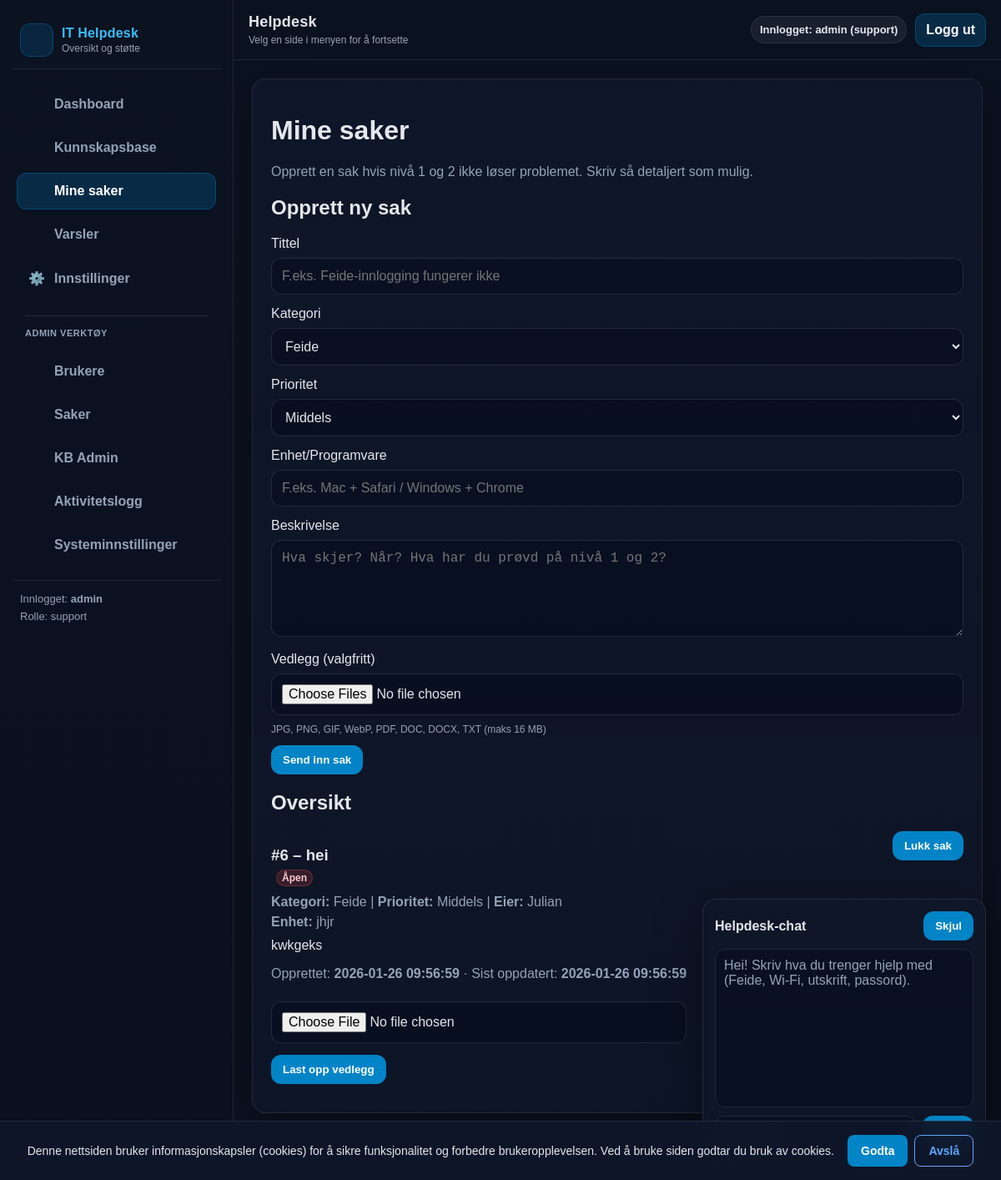
Before: /tickets (signed in) with the older database file.
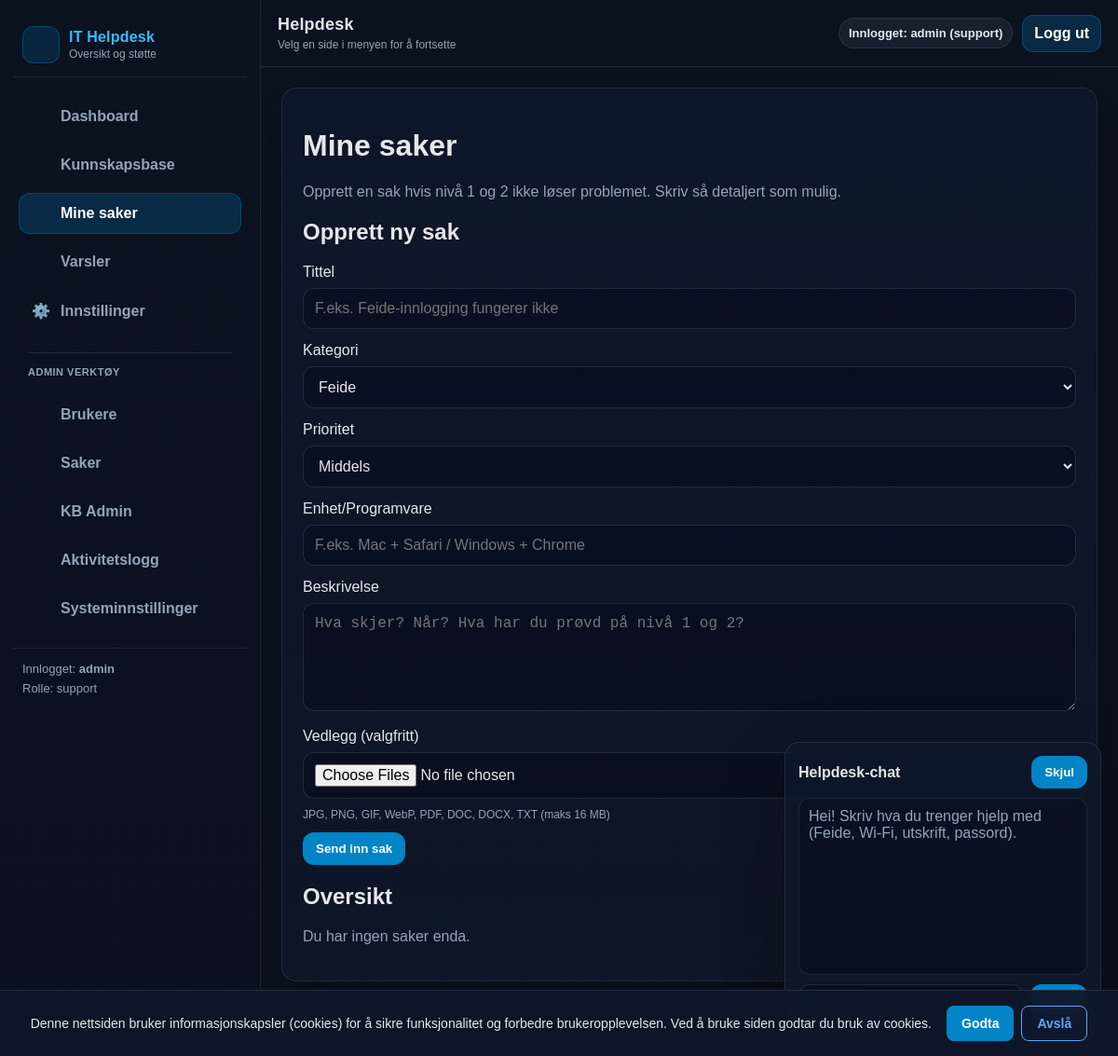
After: the same page with the newer database file.
### tables this page shows
CREATE TABLE tickets (
            id INTEGER PRIMARY KEY AUTOINCREMENT,
            title TEXT NOT NULL,
            desc TEXT NOT NULL,
            owner TEXT NOT NULL,
            category TEXT NOT NULL DEFAULT 'Annet',
            priority TEXT NOT NULL DEFAULT 'Middels',
            device TEXT NOT NULL DEFAULT '',
            status TEXT NOT NULL DEFAULT 'Åpen',
            created_at TEXT NOT NULL DEFAULT (datetime('now')),
            updated_at TEXT NOT NULL DEFAULT (datetime('now')),
            closed_at TEXT
        );

### routes.py (the view, shortened to what this page needs)
@bp.route("/tickets", methods=["GET", "POST"])
def tickets():
    user = current_user()
    if not user:
        return redirect(url_for("main.login"))
    role = current_role()
    try:
        if role == "support":
            visible = get_tickets()
            logger.info(f"Support user {user} fetched all tickets: {len(visible)} total")
        else:
            visible = get_tickets(owner=user)
            logger.info(f"User {user} fetched their own tickets: {len(visible)} visible")
    except Exception as e:
        logger.error(f"Error fetching tickets for {user} (role={role}): {e}")
        visible = []
        flash("Kunne ikke hente saker. Prøv igjen senere.")
    for t in visible:
        try:
            t["attachments"] = get_attachments(t["id"])
        except Exception:
            t["attachments"] = []
    if visible and len(visible) > 0:
        first_ticket = visible[0]
        logger.debug(f"First ticket keys: {list(first_ticket.keys())} | owner={first_ticket.get('owner', 'MISSING')}")
    return render_template("_tickets.html", tickets=visible, role=role)

### __init__.py (called while the page is built)
def create_app():
    app = Flask(__name__)
    app.config.from_object(Config)
    init_mail(app)
    @app.after_request
    def set_security_headers(response):
        response.headers['X-Content-Type-Options'] = 'nosniff'
        response.headers['X-Frame-Options'] = 'DENY'
        response.headers['X-XSS-Protection'] = '1; mode=block'
        return response
    from .routes import bp
    app.register_blueprint(bp)
    return app

### db.py (called while the page is built, shortened)
def get_tickets(owner: Optional[str] = None) -> List[Dict[str, Any]]:
    conn = _conn()
    cur = conn.cursor()
    if owner is None:
        cur.execute("""
            SELECT t.*, r.stars AS rating, r.feedback AS feedback
            FROM tickets t
            LEFT JOIN ratings r ON r.ticket_id = t.id
            ORDER BY t.id DESC
        """)
    rows = cur.fetchall()
    conn.close()
    return [dict(r) for r in rows]

def count_notifications(user: str) -> int:
    conn = _conn()
    cur = conn.cursor()
    cur.execute("SELECT COUNT(*) AS c FROM notifications WHERE user = ? AND read = 0", (user,))
    row = cur.fetchone()
    conn.close()
    return int(row["c"]) if row else 0

def get_attachments(ticket_id: int) -> List[Dict[str, Any]]:
    conn = _conn()
    cur = conn.cursor()
    cur.execute(
        """
        SELECT id, ticket_id, stored_filename, original_filename, uploaded_by, uploaded_at
        FROM attachments
        WHERE ticket_id = ?
        ORDER BY id DESC
        """,
        (int(ticket_id),),
    )
    rows = cur.fetchall()
    conn.close()
    return [dict(r) for r in rows]

def _conn() -> sqlite3.Connection:
    DB_PATH.parent.mkdir(parents=True, exist_ok=True)
    conn = sqlite3.connect(DB_PATH)
    conn.row_factory = sqlite3.Row
    return conn

### routes.py (called while the page is built)
def current_user():
    return session.get("user")

def current_role():
    return session.get("role")

@bp.before_app_request
def ensure_db():
    try:
        init_db()
    except Exception as e:
        logger.error(f"Database initialization failed: {e}")

@bp.context_processor
def inject_notification_count():
    if current_user():
        try:
            return {"notif_count": count_notifications(current_user())}
        except Exception:
            return {"notif_count": 0}
    return {"notif_count": 0}

### templates/_tickets.html (shortened to what this page needs)
{% extends "base.html" %}
{% block content %}
<div class="card">
  <h1>Mine saker</h1>
  <p class="muted">
    Opprett en sak hvis nivå 1 og 2 ikke løser problemet. Skriv så detaljert som mulig.
  </p>
</div>
<div class="card">
  <h2>Opprett ny sak</h2>
  <form method="post">
    <label>Tittel</label>
    <input type="text" name="title" placeholder="F.eks. Feide-innlogging fungerer ikke" required>
    <label>Kategori</label>
    <select name="category" required>
      <option>Feide</option>
    </select>
    <label>Prioritet</label>
    <select name="priority" required>
      <option selected>Middels</option>
    </select>
    <label>Enhet/Programvare</label>
    <input type="text" name="device" placeholder="F.eks. Mac + Safari / Windows + Chrome" required>
    <label>Beskrivelse</label>
    <textarea name="desc" rows="5" placeholder="Hva skjer? Når? Hva har du prøvd på nivå 1 og 2?" required></textarea>
    <label>Vedlegg (valgfritt)</label>
    <input type="file" name="files" multiple accept=".jpg,.jpeg,.png,.gif,.webp,.pdf,.doc,.docx,.txt">
    <p class="muted" style="font-size:12px; margin-top:-4px;">JPG, PNG, GIF, WebP, PDF, DOC, DOCX, TXT (maks 16 MB)</p>
    <button type="submit">Send inn sak</button>
  </form>
</div>
<div class="card">
  <h2>Oversikt</h2>
  {% if tickets|length == 0 %}
    <p class="muted">Du har ingen saker enda.</p>
  {% else %}
    {% for t in tickets %}
      <div class="card" style="margin:12px 0;">
        <div style="display:flex; justify-content:space-between; gap:12px; flex-wrap:wrap;">
          <div style="min-width:260px;">
            <h3 style="margin-bottom:6px;">#{{ t.id }} – {{ t.title }}</h3>
            {% if t.status == "Åpen" %}
              <span class="badge badge-open">Åpen</span>
            {% else %}
              <span class="badge badge-closed">Lukket</span>
            {% endif %}
            <p class="muted" style="margin:10px 0 0;">
              <strong>Kategori:</strong> {{ t.category }} |
              <strong>Prioritet:</strong> {{ t.priority }} |
              <strong>Eier:</strong> {{ t.owner }}
            </p>
            <p class="muted" style="margin:6px 0 0;">
              <strong>Enhet:</strong> {{ t.device }}
            </p>
            <p style="margin-top:10px;">{{ t.desc }}</p>
            <p class="muted" style="margin-top:10px;">
              Opprettet: <strong>{{ t.created_at }}</strong>
              {% if t.updated_at %} · Sist oppdatert: <strong>{{ t.updated_at }}</strong>{% endif %}
            </p>
            <form
              method="post"
              enctype="multipart/form-data"
              action="{{ url_for('main.upload_attachment', ticket_id=t.id) }}"
              style="margin-top:10px;"
            >
              <input type="file" name="file" required>
              <button type="submit">Last opp vedlegg</button>
            </form>
          </div>
          {% if role == "support" and t.status != "Lukket" %}
            <div>
              <form method="post" action="{{ url_for('main.close_ticket_view', ticket_id=t.id) }}">
                <button type="submit" class="btn-secondary">Lukk sak</button>
              </form>
            </div>
          {% endif %}
        </div>
      </div>
    {% endfor %}
  {% endif %}
</div>
{% endblock %}

### templates/base.html (shortened to what this page needs)
<!doctype html>
<html lang="no">
  <head>
    <link rel="stylesheet" href="{{ url_for('static', filename='css/app.css') }}">
  </head>
  <body>
    {% set ep = request.endpoint or "" %}
    <div class="app">
      <aside class="sidebar">
        <div class="brand">
          <div class="logo">️</div>
          <div>
            <div class="title">IT Helpdesk</div>
            <div class="subtitle">Oversikt og støtte</div>
          </div>
        </div>
        <nav class="nav">
          <a href="{{ url_for('main.dashboard') }}" class="{% if ep == 'main.dashboard' %}active{% endif %}">
             Dashboard
          </a>
          <a href="{{ url_for('main.kb') }}" class="{% if ep == 'main.kb' %}active{% endif %}">
             Kunnskapsbase
          </a>
          <a href="{{ url_for('main.tickets') }}" class="{% if ep == 'main.tickets' %}active{% endif %}">
             Mine saker
          </a>
          <a href="{{ url_for('main.notifications_page') }}" class="{% if ep == 'main.notifications_page' %}active{% endif %}">
             Varsler
          </a>
          <a href="{{ url_for('main.settings') }}" class="{% if ep == 'main.settings' %}active{% endif %}">
            <span class="icon">⚙️</span> Innstillinger
          </a>
          {% if session.get("role") == "support" %}
            <div style="margin:14px 10px 10px; padding-top:14px; border-top:1px solid rgba(148,163,184,.18); color:#94a3b8; font-size:11px; font-weight:900; letter-spacing:.5px;">
              ADMIN VERKTØY
            </div>
            <a href="{{ url_for('main.admin_users') }}" class="{% if ep == 'main.admin_users' %}active{% endif %}">
               Brukere
            </a>
            <a href="{{ url_for('main.admin_tickets') }}" class="{% if ep == 'main.admin_tickets' %}active{% endif %}">
               Saker
            </a>
            <a href="{{ url_for('main.admin_kb') }}" class="{% if ep == 'main.admin_kb' %}active{% endif %}">
               KB Admin
            </a>
            <a href="{{ url_for('main.activity_log') }}" class="{% if ep == 'main.activity_log' %}active{% endif %}">
               Aktivitetslogg
            </a>
            <a href="{{ url_for('main.admin_settings') }}" class="{% if ep == 'main.admin_settings' %}active{% endif %}">
               Systeminnstillinger
            </a>
          {% endif %}
        </nav>
        <div class="sidebar-footer">
          {% if session.get("user") %}
            Innlogget: <strong>{{ session.get("user") }}</strong>
            <div style="margin-top:6px; color:var(--muted);">
              Rolle: {{ session.get("role") }}
            </div>
          {% else %}
            Ikke innlogget
          {% endif %}
        </div>
      </aside>
      <div class="main">
        <header class="topbar">
          <div class="topbar-left">
            <p class="h1">Helpdesk</p>
            <p class="p">Velg en side i menyen for å fortsette</p>
          </div>
          <div class="topbar-right">
            {% if session.get("user") %}
              <span class="pill">Innlogget: {{ session.get("user") }} ({{ session.get("role") }})</span>
              <a class="btn" href="{{ url_for('main.logout') }}">Logg ut</a>
            {% endif %}
          </div>
        </header>
        <main class="page">
          <div class="content-wrap">
            {% block content %}{% endblock %}
          </div>
        </main>
      </div>
    </div>
    <div id="chatbot">
      <div class="chat-card">
        <div style="display:flex; justify-content:space-between; align-items:center;">
          <strong>Helpdesk-chat</strong>
          <button id="chatToggle" type="button">Skjul</button>
        </div>
        <div id="chatBody">
          <div id="chatLog">
            <div class="muted">
              Hei! Skriv hva du trenger hjelp med (Feide, Wi-Fi, utskrift, passord).
            </div>
          </div>
          <div style="display:flex; gap:8px; margin-top:10px;">
            <button id="chatSend" type="button">Send</button>
          </div>
        </div>
      </div>
    </div>
    <div id="cookieBanner" style="display:none; position:fixed; bottom:0; left:0; right:0; background:rgba(15,23,42,.95); border-top:1px solid rgba(148,163,184,.18); padding:16px 20px; z-index:9999; backdrop-filter:blur(10px);">
      <div style="max-width:1200px; margin:0 auto; display:flex; justify-content:space-between; align-items:center; gap:16px; flex-wrap:wrap;">
        <p style="margin:0; color:#e5e7eb; font-size:14px; flex:1; min-width:250px;">
          Denne nettsiden bruker informasjonskapsler (cookies) for å sikre funksjonalitet og forbedre brukeropplevelsen. Ved å bruke siden godtar du bruk av cookies.
        </p>
        <div style="display:flex; gap:8px; flex-shrink:0;">
          <button id="cookieAccept" type="button" style="background:#0284c7; color:#fff; border:none; padding:10px 16px; border-radius:8px; font-weight:700; cursor:pointer; font-size:14px;">
            Godta
          </button>
          <button id="cookieReject" type="button" style="background:transparent; color:#60a5fa; border:1px solid #60a5fa; padding:10px 16px; border-radius:8px; font-weight:700; cursor:pointer; font-size:14px;">
            Avslå
          </button>
        </div>
      </div>
    </div>
  </body>
</html>

### static/css/app.css (style rules this page uses)
:root { --bg:#0b1220; --panel:#0f172a; --panel2:#111c33; --border:rgba(148,163,184,.14); --muted:#94a3b8; --text:#e5e7eb; --primary:#0284c7; --primaryHover:#0ea5e9; --sidebarW: 280px; --topbarH: 72px; --radius: 16px; }
* { box-sizing:border-box; }
html, body { height:100%; }
body { margin:0; font-family: Arial, sans-serif; background:var(--bg); color:var(--text); }
.app { min-height:100vh; display:flex; }
.sidebar { width:var(--sidebarW); background:linear-gradient(180deg, #0b1220 0%, #0a1020 100%); border-right:1px solid var(--border); position:fixed; left:0; top:0; bottom:0; padding:18px 14px; overflow:auto; }
.brand { display:flex; align-items:center; gap:10px; padding:10px 10px 14px; border-bottom:1px solid var(--border); margin-bottom:14px; }
.brand .logo { width:40px; height:40px; display:flex; align-items:center; justify-content:center; border-radius:12px; background:rgba(2,132,199,.18); border:1px solid rgba(2,132,199,.35); font-size:20px; }
.brand .title { font-weight:900; letter-spacing:.2px; color:#38bdf8; }
.brand .subtitle { font-size:12px; color:var(--muted); margin-top:2px; }
.nav { display:flex; flex-direction:column; gap:8px; padding:6px 6px; }
.nav a { display:flex; align-items:center; gap:10px; padding:12px 12px; border-radius:12px; text-decoration:none; color:var(--muted); font-weight:800; border:1px solid transparent; }
.nav a.active { background:rgba(2,132,199,.22); border-color:rgba(2,132,199,.35); color:#ffffff; }
.nav .icon { width:22px; display:inline-flex; align-items:center; justify-content:center; opacity:.95; }
.sidebar-footer { margin-top:14px; padding:14px 10px; border-top:1px solid var(--border); color:var(--muted); font-size:13px; }
.main { margin-left:var(--sidebarW); width:calc(100% - var(--sidebarW)); min-height:100vh; display:flex; flex-direction:column; }
.topbar { height:var(--topbarH); position:sticky; top:0; z-index:20; display:flex; align-items:center; justify-content:space-between; padding:14px 18px; background:rgba(11,18,32,.86); backdrop-filter: blur(10px); border-bottom:1px solid var(--border); }
.topbar-left { display:flex; flex-direction:column; gap:4px; }
.topbar-left .h1 { font-size:18px; font-weight:900; margin:0; letter-spacing:.2px; }
.topbar-left .p { margin:0; font-size:12px; color:var(--muted); }
.topbar-right { display:flex; align-items:center; gap:10px; flex-wrap:wrap; justify-content:flex-end; }
.pill { display:inline-flex; align-items:center; gap:8px; padding:8px 10px; border-radius:999px; background:rgba(148,163,184,.10); border:1px solid rgba(148,163,184,.14); color:#e2e8f0; font-weight:800; font-size:13px; white-space:nowrap; }
.btn { display:inline-flex; align-items:center; gap:8px; padding:10px 12px; border-radius:12px; text-decoration:none; font-weight:900; border:1px solid rgba(2,132,199,.35); background:rgba(2,132,199,.22); color:#fff; }
.page { padding:22px 22px 80px; }
.content-wrap { background:linear-gradient(180deg, rgba(15,23,42,.85) 0%, rgba(15,23,42,.65) 100%); border:1px solid rgba(148,163,184,.14); border-radius:var(--radius); padding:22px; box-shadow:0 20px 60px rgba(0,0,0,.35); }
input, textarea, select { width:100%; padding:12px; margin:8px 0 14px; border-radius:12px; border:1px solid rgba(148,163,184,.18); background:rgba(2,6,23,.35); color:var(--text); font-size:16px; outline:none; }
button { background:var(--primary); color:#fff; border:0; border-radius:12px; padding:10px 14px; font-weight:900; cursor:pointer; }
#chatbot { position:fixed; right:18px; bottom:18px; width:340px; max-width:92vw; z-index:9999; }
#chatbot .chat-card { background:rgba(15,23,42,.90); border:1px solid rgba(148,163,184,.16); border-radius:16px; box-shadow:0 20px 60px rgba(0,0,0,.38); padding:14px; }
#chatLog { height:190px; overflow:auto; border:1px solid rgba(148,163,184,.14); border-radius:12px; padding:10px; margin-top:10px; background:rgba(2,6,23,.28); }
.muted { color:var(--muted); }

Changed rows visible on the page:
removed tickets: id "6", title "hei", status "Åpen", category "Feide", priority "Middels", owner "Julian", device "jhjr", desc "kwkgeks", created_at "2026-01-26 09:56:59", updated_at "2026-01-26 09:56:59"
Other visible differences:
text now shown: "Du har ingen saker enda."
